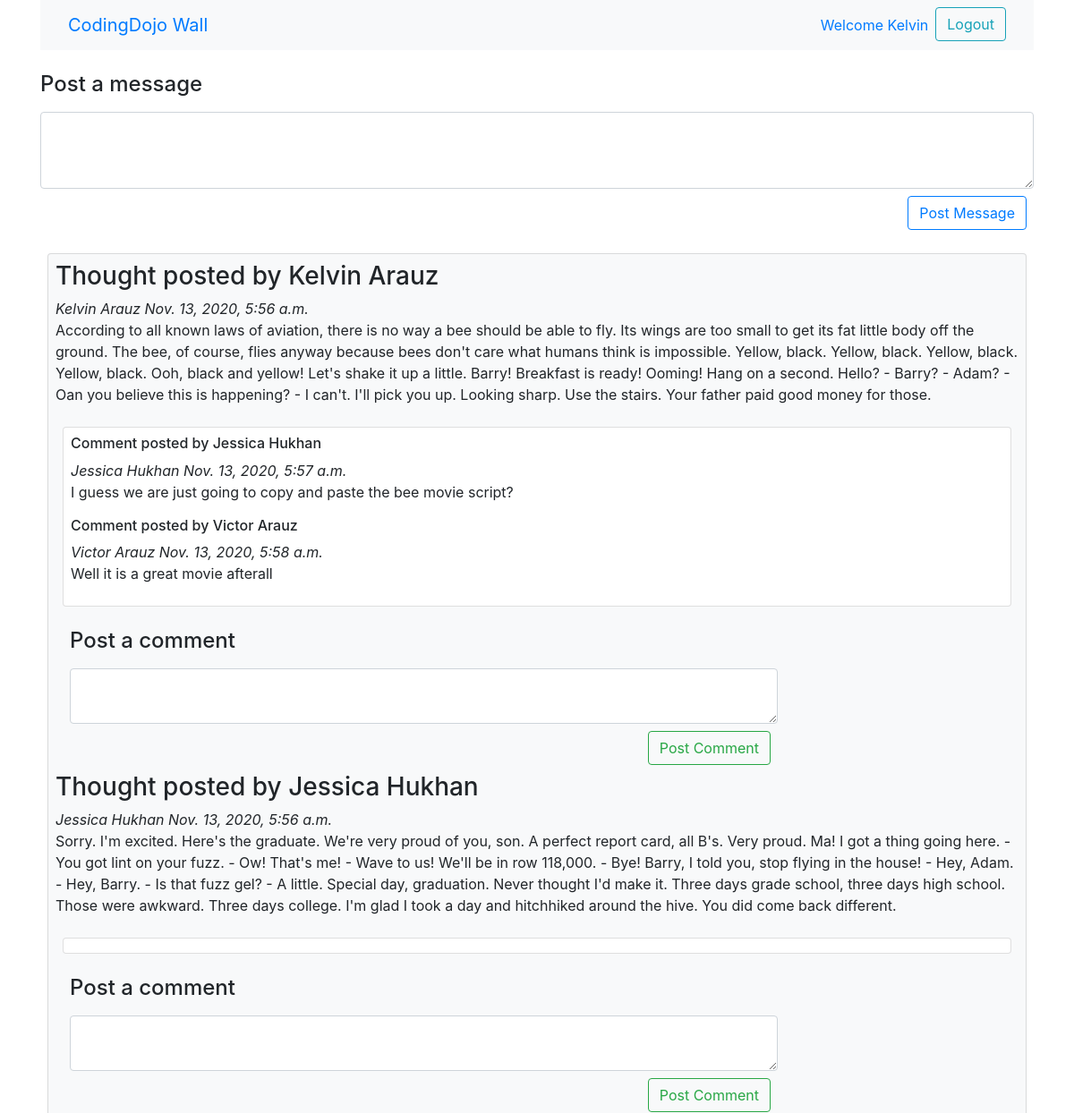
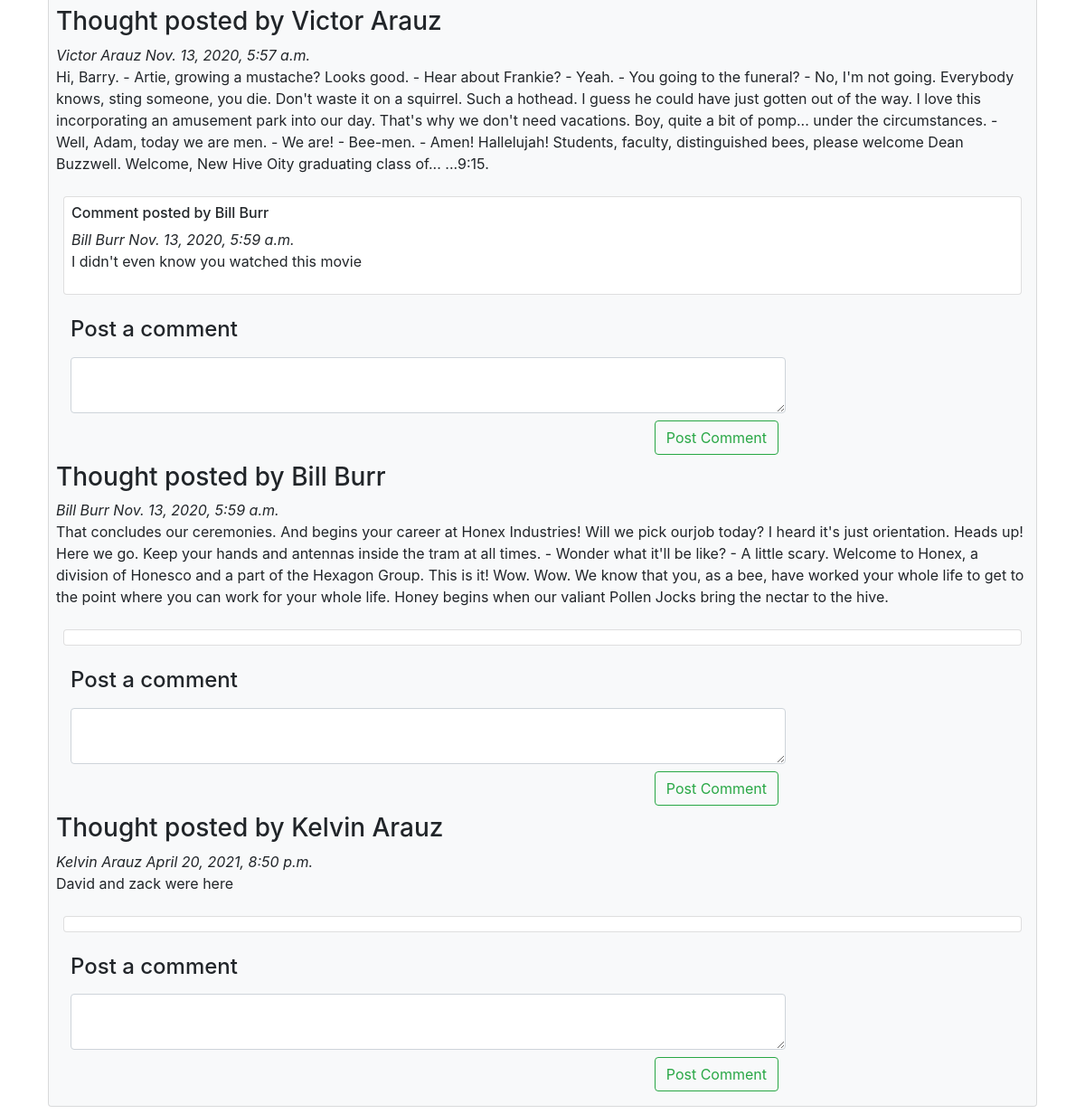
The page /dashboard (signed in) on the database its author committed (2 pictures, top to bottom).
### the_wall_app/models.py (models this page shows)
class User(models.Model):
    firstname = models.CharField(max_length=255)
    lastname = models.CharField(max_length=255)
    email = models.CharField(max_length=255)
    password = models.CharField(max_length=255)
    created_at = models.DateTimeField(auto_now_add=True)
    updated_at = models.DateTimeField(auto_now=True)
    objects = UserManager()

class Message(models.Model):
    messageText = models.CharField(max_length=255)
    user = models.ForeignKey(User, related_name='messages', on_delete = models.CASCADE)
    created_at = models.DateTimeField(auto_now_add=True)
    updated_at = models.DateTimeField(auto_now=True)

class Comment(models.Model):
    comment_text = models.CharField(max_length=255)
    user = models.ForeignKey(User, related_name='comments', on_delete = models.CASCADE)
    message = models.ForeignKey(Message, related_name='comments', on_delete = models.CASCADE)
    created_at = models.DateTimeField(auto_now_add=True)
    updated_at = models.DateTimeField(auto_now=True)

### the_wall_app/views.py (the view)
# urls.py: path('dashboard', views.dashboard),
def dashboard(request):
    if "user_id" not in request.session: #make sure logged in
        return redirect("/")
    else:
        context = {
            "user" : User.objects.get(id=request.session['user_id']),
            "messages" : Message.objects.all(),
            "comments" : Comment.objects.all(),
        }
        return render(request, "dashboard.html", context)

### the_wall_app/templates/dashboard.html (shortened to what this page needs)
<!DOCTYPE html>
<html lang="en">
<head>
    <link rel="stylesheet" href="https://stackpath.bootstrapcdn.com/bootstrap/4.5.2/css/bootstrap.min.css">
</head>
<body>
    <div class="container">
        <nav class="navbar navbar-expand-lg navbar-inverse bg-light top-fixed" role="navigation">
            <div class="container-fluid">
                <a class="navbar-brand" href="#">CodingDojo Wall</a>
                <div class="navbar-collapse collapse">
                        <ul class="navbar-nav">
                        <li class="nav-item"><a href="#" class="nav-link">Welcome {{ user.firstname }}</a></li>
                        <li class="nav-item"><a href="/logout" class="btn btn-outline-info">Logout</a></li>
                    </ul>
                </div>
            </div>
        </nav>
    </div>
    <br>
    <div class="container">
        <div class="post_message">
            <form action="/create_message" method="POST">
                    <div class="form-group">
                        <label for="message"><h4>Post a message</h4></label>
                        <textarea class="form-control" rows="3" name="message"></textarea>
                        <button type="submit" class="btn btn-outline-primary m-2 float-right ml-2">Post Message</button>
                    </div>
                </form>
        </div>
        <br>
        <br>
        <div class="log">
            <div for="user_messages" class="card m-2 p-2 bg-light">
                {% for message in messages%}
                <h3>Thought posted by {{message.user.firstname}} {{message.user.lastname}}</h3>
                <em>{{message.user.firstname}} {{message.user.lastname}} {{message.updated_at}}</em>
                <p>{{message.messageText}}</p>
                <div for="user_comments" class="card m-2 p-2 bg-white">
                    {% for comment in message.comments.all %}
                    <h6>Comment posted by {{comment.user.firstname}} {{comment.user.lastname}}</h6>
                        <em>{{comment.user.firstname}} {{comment.user.lastname}} {{comment.updated_at}}</em>
                        <p>{{comment.comment_text}}</p>
                    {% endfor %}
                </div>
                <form action="/create_comment/{{message.id}}" method="POST">
                    <div class="form-group w-75 m-2 p-2">
                    <label for="comment"><h4>Post a comment</h4></label>
                    <textarea class="form-control" rows="`" name="comment"></textarea>
                    <button type="submit" class="btn btn-outline-success m-2 float-right ml-2">Post Comment</button>
                </form>
            </div>
            {% endfor %}
</body>
</html>

### rows shown on the page
User: firstname "Kelvin"
Message: user.firstname "Kelvin", user.lastname "Arauz", updated_at "Nov. 13, 2020, 5:56 a.m.", messageText "According to all known laws of aviation, there is no way a bee should be able to fly. Its wings are too small to get its fat little body off the ground. The bee, of course, flies anyway because bees don't care what humans think is impossible. Yellow, black. Yellow, black. Yellow, black. Yellow, black. Ooh, black and yellow! Let's shake it up a little. Barry! Breakfast is ready! Ooming! Hang on a second. Hello? - Barry? - Adam? - Oan you believe this is happening? - I can't. I'll pick you up. Looking sharp. Use the stairs. Your father paid good money for those."
Comment: user.firstname "Jessica", user.lastname "Hukhan", updated_at "Nov. 13, 2020, 5:57 a.m.", comment_text "I guess we are just going to copy and paste the bee movie script?"
Comment: user.firstname "Victor", user.lastname "Arauz", updated_at "Nov. 13, 2020, 5:58 a.m.", comment_text "Well it is a great movie afterall"
Message: user.firstname "Jessica", user.lastname "Hukhan", updated_at "Nov. 13, 2020, 5:56 a.m.", messageText "Sorry. I'm excited. Here's the graduate. We're very proud of you, son. A perfect report card, all B's. Very proud. Ma! I got a thing going here. - You got lint on your fuzz. - Ow! That's me! - Wave to us! We'll be in row 118,000. - Bye! Barry, I told you, stop flying in the house! - Hey, Adam. - Hey, Barry. - Is that fuzz gel? - A little. Special day, graduation. Never thought I'd make it. Three days grade school, three days high school. Those were awkward. Three days college. I'm glad I took a day and hitchhiked around the hive. You did come back different."
Message: user.firstname "Victor", user.lastname "Arauz", updated_at "Nov. 13, 2020, 5:57 a.m.", messageText "Hi, Barry. - Artie, growing a mustache? Looks good. - Hear about Frankie? - Yeah. - You going to the funeral? - No, I'm not going. Everybody knows, sting someone, you die. Don't waste it on a squirrel. Such a hothead. I guess he could have just gotten out of the way. I love this incorporating an amusement park into our day. That's why we don't need vacations. Boy, quite a bit of pomp... under the circumstances. - Well, Adam, today we are men. - We are! - Bee-men. - Amen! Hallelujah! Students, faculty, distinguished bees, please welcome Dean Buzzwell. Welcome, New Hive Oity graduating class of... ...9:15."
Comment: user.firstname "Bill", user.lastname "Burr", updated_at "Nov. 13, 2020, 5:59 a.m.", comment_text "I didn't even know you watched this movie"
Message: user.firstname "Bill", user.lastname "Burr", updated_at "Nov. 13, 2020, 5:59 a.m.", messageText "That concludes our ceremonies. And begins your career at Honex Industries! Will we pick ourjob today? I heard it's just orientation. Heads up! Here we go. Keep your hands and antennas inside the tram at all times. - Wonder what it'll be like? - A little scary. Welcome to Honex, a division of Honesco and a part of the Hexagon Group. This is it! Wow. Wow. We know that you, as a bee, have worked your whole life to get to the point where you can work for your whole life. Honey begins when our valiant Pollen Jocks bring the nectar to the hive."
Message: user.firstname "Kelvin", user.lastname "Arauz", updated_at "April 20, 2021, 8:50 p.m.", messageText "David and zack were here"
